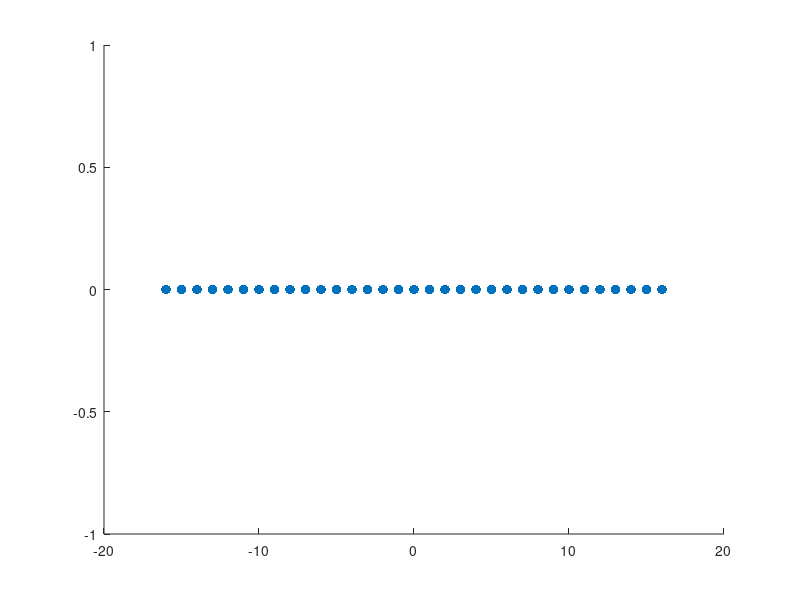

This chart was generated by the following MATLAB code: (Note: this script raises an error after producing the figure.)
clear
close all

wing_freq_sel = [0];
wind_speed_sel = [4];
type_sel = ["no wings", "blue wings", "blue wings with tail"];
% type_sel = ["no wings with tail"];
% AoA_sel = -10:1:10;
AoA_sel = -16:1:16;

wing_chord = 0.10; % meters

data_path = "../raw data/wind tunnel data/";

Reynolds = zeros(length(AoA_sel), length(wing_freq_sel), length(wind_speed_sel), length(type_sel));

% Get a list of all files in the folder with the desired file name pattern.
filePattern = fullfile(data_path, '*.mat'); % Change to whatever pattern you need.
theFiles = dir(filePattern);

% Go through each file, grab its data, take the mean over all results to
% produce a "dot" (i.e. a single point value) for each force and moment
for i = 1 : length(theFiles)
    baseFileName = theFiles(i).name;
    [case_name, type, wing_freq, AoA, wind_speed] = parse_filename(baseFileName);
    type = convertCharsToStrings(type);
    
%     pitch = deg2rad(-AoA);
%     yaw = deg2rad(205);
%     dcm_F = angle2dcm(yaw, pitch, 0,'ZYX');
%     dcm_M = angle2dcm(yaw, 0, 0, 'ZYX');
    
    if (ismember(wing_freq, wing_freq_sel) ...
    && ismember(AoA, AoA_sel) ...
    && ismember(wind_speed, wind_speed_sel) ...
    && ismember(type, type_sel))

        disp("   Obtaining data for " + type + " " + wing_freq + " Hz " + wind_speed + " m/s "  + AoA + " deg trial")
            
        [exact_wind_speed, density, Re] = get_tunnel_file_contents(data_path, baseFileName, wing_chord);

        % Reynolds(AoA_sel == AoA, wing_freq_sel == wing_freq, wind_speed_sel == wind_speed, type_sel == type) = Re;
        Reynolds(AoA_sel == AoA, wing_freq_sel == wing_freq, wind_speed_sel == wind_speed, type_sel == type) = exact_wind_speed;
    end
end

figure
hold on
for j = 1:length(wing_freq_sel)
for m = 1:length(wind_speed_sel)
for n = 1:length(type_sel)
    s = scatter(AoA_sel, Reynolds(:,j,m,n),50,'filled');
    [name] = get_name(wing_freq_sel, wind_speed_sel, type_sel,...
        wing_freq_sel(j), wind_speed_sel(m), type_sel(n));
    s.DisplayName = name;
end
end
end
legend()
xlabel("Angle of Attack (deg)")
ylabel("Wind Speed (m/s)")

function [name] = get_name(wing_freq_sel, wind_speed_sel, type_sel, wing_freq, wind_speed, type)

if (length(wing_freq_sel) == 1 && length(wind_speed_sel) == 1 && length(type_sel) == 1)
    name = "";
    % sub_title = type2name(type) + " " + int2str(wind_speed) + " m/s " + int2str(wing_freq) + " Hz";
elseif (length(wing_freq_sel) == 1 && length(wind_speed_sel) == 1)
    name = type2name(type);
    % sub_title = int2str(wind_speed) + " m/s " + int2str(wing_freq) + " Hz";
elseif (length(wing_freq_sel) == 1 && length(type_sel) == 1)
    name = int2str(wind_speed) + " m/s";
    % sub_title = type2name(type) + " " + int2str(wing_freq) + " Hz";
elseif (length(wind_speed_sel) == 1 && length(type_sel) == 1)
    name = int2str(wing_freq) + " Hz";
    % sub_title = type2name(type) + " " + int2str(wind_speed) + " m/s";
elseif (length(wing_freq_sel) == 1)
    name = type2name(type) + " " + int2str(wind_speed) + " m/s";
    % sub_title = int2str(wing_freq) + " Hz";
elseif (length(wind_speed_sel) == 1)
    name = type2name(type) + " " + int2str(wing_freq) + " Hz";
    % sub_title = int2str(wind_speed) + " m/s";
elseif (length(type_sel) == 1)
    name = int2str(wind_speed) + " m/s " + int2str(wing_freq) + " Hz";
    % sub_title = type2name(type);
else
    name = type2name(type) + " " + int2str(wind_speed) + " m/s " + int2str(wing_freq) + " Hz";
    % sub_title = "";
end

end

function name = type2name(type)
    name = type;
    if (type == "blue wings")
        name = "Wings";
    elseif (type == "blue wings with tail")
        name = "Wings with Tail";
    elseif (type == "no wings with tail")
        name = "No Wings with Tail";
    elseif (type == "no wings")
        name = "No Wings";
    elseif (type == "inertial")
        name = "Skeleton Wings";
    end
end